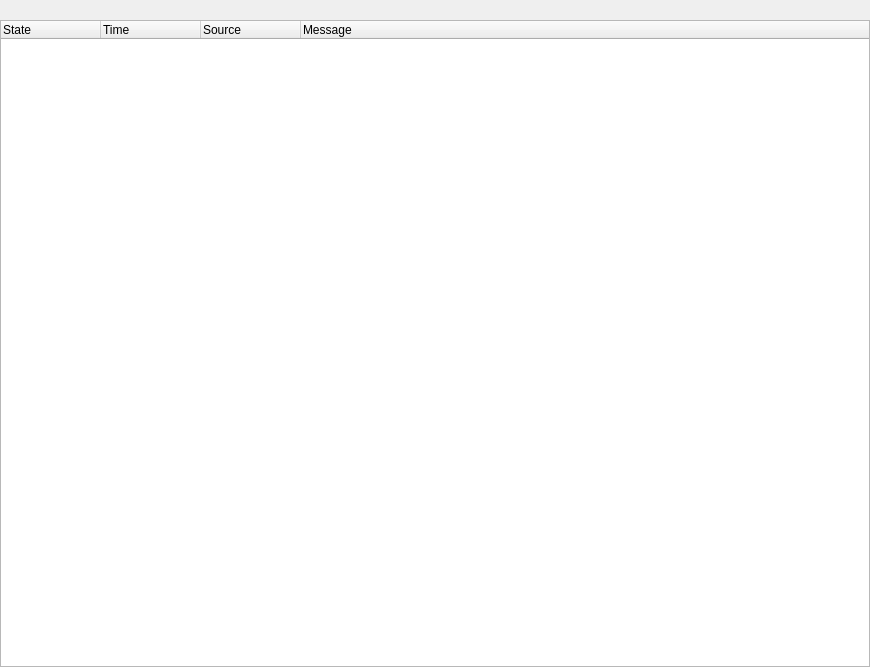
<?xml version="1.0" encoding="UTF-8"?>
<ui version="4.0">
 <class>CLogGuiComp</class>
 <widget class="QWidget" name="CLogGuiComp">
  <property name="geometry">
   <rect>
    <x>0</x>
    <y>0</y>
    <width>870</width>
    <height>667</height>
   </rect>
  </property>
  <property name="windowTitle">
   <string/>
  </property>
  <property name="windowIcon">
   <iconset>
    <normaloff/>
   </iconset>
  </property>
  <property name="styleSheet">
   <string/>
  </property>
  <layout class="QVBoxLayout" name="verticalLayout">
   <property name="spacing">
    <number>0</number>
   </property>
   <property name="margin">
    <number>0</number>
   </property>
   <item>
    <layout class="QHBoxLayout" name="horizontalLayout">
     <property name="spacing">
      <number>6</number>
     </property>
     <item>
      <widget class="QFrame" name="ToolBarFrame">
       <property name="frameShape">
        <enum>QFrame::NoFrame</enum>
       </property>
       <property name="frameShadow">
        <enum>QFrame::Raised</enum>
       </property>
       <layout class="QHBoxLayout" name="horizontalLayout_2">
        <property name="margin">
         <number>0</number>
        </property>
       </layout>
      </widget>
     </item>
     <item>
      <spacer>
       <property name="orientation">
        <enum>Qt::Horizontal</enum>
       </property>
       <property name="sizeHint" stdset="0">
        <size>
         <width>40</width>
         <height>20</height>
        </size>
       </property>
      </spacer>
     </item>
    </layout>
   </item>
   <item>
    <widget class="QTreeWidget" name="LogView">
     <property name="editTriggers">
      <set>QAbstractItemView::CurrentChanged|QAbstractItemView::DoubleClicked|QAbstractItemView::EditKeyPressed</set>
     </property>
     <property name="showDropIndicator" stdset="0">
      <bool>true</bool>
     </property>
     <property name="alternatingRowColors">
      <bool>true</bool>
     </property>
     <property name="rootIsDecorated">
      <bool>false</bool>
     </property>
     <property name="allColumnsShowFocus">
      <bool>true</bool>
     </property>
     <property name="headerHidden">
      <bool>false</bool>
     </property>
     <attribute name="headerVisible">
      <bool>true</bool>
     </attribute>
     <attribute name="headerCascadingSectionResizes">
      <bool>true</bool>
     </attribute>
     <attribute name="headerHighlightSections">
      <bool>false</bool>
     </attribute>
     <column>
      <property name="text">
       <string>State</string>
      </property>
     </column>
     <column>
      <property name="text">
       <string>Time</string>
      </property>
     </column>
     <column>
      <property name="text">
       <string>Source</string>
      </property>
     </column>
     <column>
      <property name="text">
       <string>Message</string>
      </property>
     </column>
    </widget>
   </item>
  </layout>
 </widget>
 <resources>
  <include location="iqtgui.qrc"/>
 </resources>
 <connections/>
</ui>
